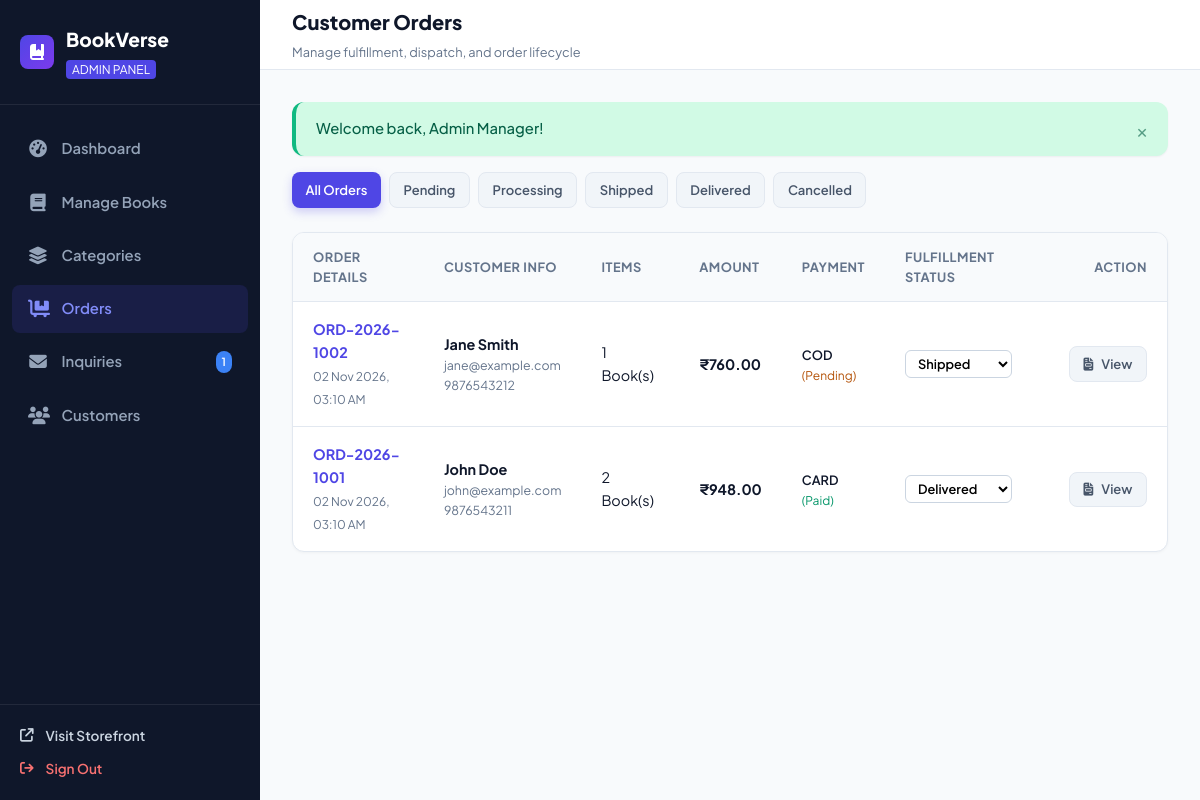
The app's page /admin/orders.php (signed in) with its own data.
### tables this page shows
CREATE TABLE `orders` (
  `id` INT AUTO_INCREMENT PRIMARY KEY,
  `user_id` INT NOT NULL,
  `order_number` VARCHAR(50) NOT NULL UNIQUE,
  `full_name` VARCHAR(100) NOT NULL,
  `email` VARCHAR(100) NOT NULL,
  `phone` VARCHAR(20) NOT NULL,
  `address` TEXT NOT NULL,
  `city` VARCHAR(100) NOT NULL,
  `state` VARCHAR(100) NOT NULL,
  `pincode` VARCHAR(20) NOT NULL,
  `payment_method` ENUM('cod', 'card', 'upi') NOT NULL DEFAULT 'cod',
  `payment_status` ENUM('pending', 'paid', 'failed') NOT NULL DEFAULT 'pending',
  `subtotal` DECIMAL(10,2) NOT NULL,
  `shipping_fee` DECIMAL(10,2) NOT NULL DEFAULT 0.00,
  `total_amount` DECIMAL(10,2) NOT NULL,
  `order_status` ENUM('pending', 'processing', 'shipped', 'delivered', 'cancelled') NOT NULL DEFAULT 'pending',
  `notes` TEXT DEFAULT NULL,
  `created_at` TIMESTAMP DEFAULT CURRENT_TIMESTAMP,
  CONSTRAINT `fk_orders_users` FOREIGN KEY (`user_id`) REFERENCES `users` (`id`) ON DELETE CASCADE ON UPDATE CASCADE
);

### config/functions.php (called while the page is built, shortened)
<?php
function sanitize($data) {
    return htmlspecialchars(trim((string)$data), ENT_QUOTES, 'UTF-8');
}
function formatPrice($amount) {
    return '₹' . number_format((float)$amount, 2);
}
function getFlash() {
    if (isset($_SESSION['flash_message'])) {
        $flash = $_SESSION['flash_message'];
        return $flash;
    }
    return null;
}

### admin/orders.php (the view, shortened to what this page needs)
<?php
require_once __DIR__ . '/includes/admin-header.php';
require_once __DIR__ . '/includes/admin-sidebar.php';
$statusFilter = sanitize($_GET['status'] ?? '');
$sql = "SELECT o.*, COUNT(oi.id) as item_count
        FROM orders o
        LEFT JOIN order_items oi ON o.id = oi.order_id";
$params = [];
$sql .= " GROUP BY o.id ORDER BY o.id DESC";
$stmt = $pdo->prepare($sql);
$stmt->execute($params);
$orders = $stmt->fetchAll();
?>
<div class="admin-main">
    <header class="admin-topbar">
        <div>
            <h2 style="font-size: 1.25rem; font-weight: 800; margin: 0;">Customer Orders</h2>
            <span style="font-size: 0.8rem; color: #64748b;">Manage fulfillment, dispatch, and order lifecycle</span>
        </div>
    </header>
    <div class="admin-content">
        <?php if ($flash): ?>
            <div class="alert alert-<?= htmlspecialchars($flash['type']); ?>">
                <span><?= htmlspecialchars($flash['message']); ?></span>
                <button type="button" class="alert-close">&times;</button>
            </div>
        <?php endif; ?>
        <div style="display: flex; gap: 0.5rem; margin-bottom: 1.5rem; flex-wrap: wrap;">
            <a href="<?= BASE_URL; ?>/admin/orders.php" class="btn btn-sm <?= empty($statusFilter) ? 'btn-primary' : 'btn-secondary'; ?>">All Orders</a>
            <a href="<?= BASE_URL; ?>/admin/orders.php?status=pending" class="btn btn-sm <?= $statusFilter === 'pending' ? 'btn-primary' : 'btn-secondary'; ?>">Pending</a>
            <a href="<?= BASE_URL; ?>/admin/orders.php?status=processing" class="btn btn-sm <?= $statusFilter === 'processing' ? 'btn-primary' : 'btn-secondary'; ?>">Processing</a>
            <a href="<?= BASE_URL; ?>/admin/orders.php?status=shipped" class="btn btn-sm <?= $statusFilter === 'shipped' ? 'btn-primary' : 'btn-secondary'; ?>">Shipped</a>
            <a href="<?= BASE_URL; ?>/admin/orders.php?status=delivered" class="btn btn-sm <?= $statusFilter === 'delivered' ? 'btn-primary' : 'btn-secondary'; ?>">Delivered</a>
            <a href="<?= BASE_URL; ?>/admin/orders.php?status=cancelled" class="btn btn-sm <?= $statusFilter === 'cancelled' ? 'btn-primary' : 'btn-secondary'; ?>">Cancelled</a>
        </div>
        <div class="admin-card">
            <div style="overflow-x: auto;">
                <table class="admin-table">
                    <thead>
                        <tr>
                            <th>Order Details</th>
                            <th>Customer Info</th>
                            <th>Items</th>
                            <th>Amount</th>
                            <th>Payment</th>
                            <th>Fulfillment Status</th>
                            <th style="text-align: right;">Action</th>
                        </tr>
                    </thead>
                    <tbody>
                        <?php if (!empty($orders)): ?>
                            <?php foreach ($orders as $o): ?>
                                <tr>
                                    <td>
                                        <strong style="color: #4f46e5; display: block;"><?= htmlspecialchars($o['order_number']); ?></strong>
                                        <span style="font-size: 0.75rem; color: #64748b;"><?= date('d M Y, h:i A', strtotime($o['created_at'])); ?></span>
                                    </td>
                                    <td>
                                        <strong><?= htmlspecialchars($o['full_name']); ?></strong>
                                        <div style="font-size: 0.775rem; color: #64748b;"><?= htmlspecialchars($o['email']); ?></div>
                                        <div style="font-size: 0.775rem; color: #64748b;"><?= htmlspecialchars($o['phone']); ?></div>
                                    </td>
                                    <td><?= (int)$o['item_count']; ?> Book(s)</td>
                                    <td><strong><?= formatPrice($o['total_amount']); ?></strong></td>
                                    <td>
                                        <span style="font-size: 0.8rem; text-transform: uppercase; font-weight: 600;">
                                            <?= htmlspecialchars($o['payment_method']); ?>
                                        </span>
                                        <div style="font-size: 0.75rem; color: <?= $o['payment_status'] === 'paid' ? '#059669' : '#b45309'; ?>;">
                                            (<?= ucfirst($o['payment_status']); ?>)
                                        </div>
                                    </td>
                                    <td>
                                        <form action="<?= BASE_URL; ?>/admin/orders.php<?= !empty($statusFilter) ? '?status=' . urlencode($statusFilter) : ''; ?>" method="POST" style="margin: 0; display: flex; align-items: center; gap: 0.35rem;">
                                            <select name="order_status" onchange="this.form.submit()" style="padding: 4px 8px; border-radius: 6px; font-size: 0.8rem; font-weight: 600; border: 1px solid #cbd5e1; background: #fff;">
                                                <option value="shipped" <?= $o['order_status'] === 'shipped' ? 'selected' : ''; ?>>Shipped</option>
                                                <option value="delivered" <?= $o['order_status'] === 'delivered' ? 'selected' : ''; ?>>Delivered</option>
                                            </select>
                                        </form>
                                    </td>
                                    <td style="text-align: right;">
                                        <a href="<?= BASE_URL; ?>/admin/order-detail.php?id=<?= $o['id']; ?>" class="btn btn-secondary btn-sm" title="View Full Order Invoice">
                                            <i class="fa-solid fa-file-invoice"></i> View
                                        </a>
                                    </td>
                                </tr>
                            <?php endforeach; ?>
                        <?php else: ?>
                            <tr><td colspan="7" style="text-align: center; color: #64748b; padding: 3rem 1rem;">No orders found in this category.</td></tr>
                        <?php endif; ?>
                    </tbody>
                </table>
            </div>
        </div>
    </div>
</div>
</body>
</html>

### assets/css/style.css (style rules this page uses)
:root { --primary: #4f46e5; --primary-hover: #4338ca; --primary-light: #eef2ff; --primary-glow: rgba(79, 70, 229, 0.15); --secondary: #06b6d4; --accent: #f59e0b; --accent-light: #fef3c7; --dark: #0f172a; --dark-surface: #1e293b; --slate-600: #475569; --slate-400: #94a3b8; --slate-200: #e2e8f0; --slate-100: #f1f5f9; --bg-page: #f8fafc; --bg-card: #ffffff; --success: #10b981; --success-light: #d1fae5; --danger: #ef4444; --danger-light: #fee2e2; --warning: #f59e0b; --info: #3b82f6; --radius-sm: 8px; --radius-md: 12px; --radius-lg: 16px; --radius-full: 9999px; --shadow-sm: 0 1px 2px 0 rgba(0, 0, 0, 0.05); --shadow-md: 0 4px 6px -1px rgba(0, 0, 0, 0.07), 0 2px 4px -2px rgba(0, 0, 0, 0.05); --shadow-lg: 0 10px 15px -3px rgba(0, 0, 0, 0.08), 0 4px 6px -4px rgba(0, 0, 0, 0.04); --shadow-xl: 0 20px 25px -5px rgba(0, 0, 0, 0.1), 0 8px 10px -6px rgba(0, 0, 0, 0.04); --transition: all 0.25s cubic-bezier(0.4, 0, 0.2, 1); --container-max: 1240px; }
*, *::before, *::after { box-sizing: border-box; margin: 0; padding: 0; }
html { scroll-behavior: smooth; }
body { font-family: 'Plus Jakarta Sans', -apple-system, BlinkMacSystemFont, 'Segoe UI', Roboto, sans-serif; background-color: var(--bg-page); color: var(--dark); line-height: 1.6; min-height: 100vh; display: flex; flex-direction: column; }
a { color: inherit; text-decoration: none; transition: var(--transition); }
button, input, select, textarea { font-family: inherit; font-size: inherit; }
.btn { display: inline-flex; align-items: center; justify-content: center; gap: 0.5rem; padding: 0.65rem 1.35rem; font-size: 0.9375rem; font-weight: 600; border-radius: var(--radius-md); border: none; cursor: pointer; transition: var(--transition); text-align: center; }
.btn-primary { background: var(--primary); color: #ffffff; box-shadow: 0 4px 10px rgba(79, 70, 229, 0.25); }
.btn-secondary { background: var(--slate-100); color: var(--slate-600); border: 1px solid var(--slate-200); }
.btn-sm { padding: 0.4rem 0.85rem; font-size: 0.8125rem; border-radius: var(--radius-sm); }
.alert { padding: 0.95rem 1.25rem; border-radius: var(--radius-md); margin-bottom: 1rem; display: flex; align-items: center; justify-content: space-between; font-size: 0.925rem; font-weight: 500; box-shadow: var(--shadow-sm); }
.alert-success { background: var(--success-light); color: #065f46; border-left: 4px solid var(--success); }
.alert-close { background: none; border: none; font-size: 1.2rem; cursor: pointer; color: inherit; opacity: 0.6; }

### assets/css/admin.css (style rules this page uses)
:root { --admin-sidebar-width: 260px; --admin-primary: #4f46e5; --admin-primary-dark: #3730a3; --admin-bg: #f8fafc; --admin-card: #ffffff; --admin-text: #0f172a; --admin-muted: #64748b; --admin-border: #e2e8f0; }
body.admin-body { background-color: var(--admin-bg); color: var(--admin-text); font-family: 'Plus Jakarta Sans', sans-serif; margin: 0; display: flex; min-height: 100vh; }
.admin-main { margin-left: var(--admin-sidebar-width); flex: 1; display: flex; flex-direction: column; min-width: 0; }
.admin-topbar { background: #ffffff; height: 70px; border-bottom: 1px solid var(--admin-border); padding: 0 2rem; display: flex; align-items: center; justify-content: space-between; position: sticky; top: 0; z-index: 99; }
.admin-content { padding: 2rem; flex: 1; }
.admin-card { background: #ffffff; border-radius: 12px; border: 1px solid var(--admin-border); box-shadow: 0 1px 3px rgba(0,0,0,0.04); overflow: hidden; margin-bottom: 2rem; }
.admin-table { width: 100%; border-collapse: collapse; }
.admin-table th { background: #f8fafc; padding: 0.85rem 1.25rem; font-size: 0.8rem; font-weight: 700; color: var(--admin-muted); text-transform: uppercase; letter-spacing: 0.5px; text-align: left; border-bottom: 1px solid var(--admin-border); }
.admin-table td { padding: 1rem 1.25rem; border-bottom: 1px solid var(--admin-border); font-size: 0.9rem; vertical-align: middle; }
.admin-table tr:last-child td { border-bottom: none; }

### records on screen
orders: order_number "ORD-2026-1002", created_at "02 Nov 2026, 03:10 AM", full_name "Jane Smith", email "jane@example.com", phone "9876543212", item_count "1", total_amount "₹760.00", payment_method "COD", payment_status "Pending", order_status "Shipped"
orders: order_number "ORD-2026-1001", created_at "02 Nov 2026, 03:10 AM", full_name "John Doe", email "john@example.com", phone "9876543211", item_count "2", total_amount "₹948.00", payment_method "CARD", payment_status "Paid", order_status "Delivered"

### other values on screen
$unreadMsgCount "1"
$flash['message'] "Welcome back, Admin Manager!"
